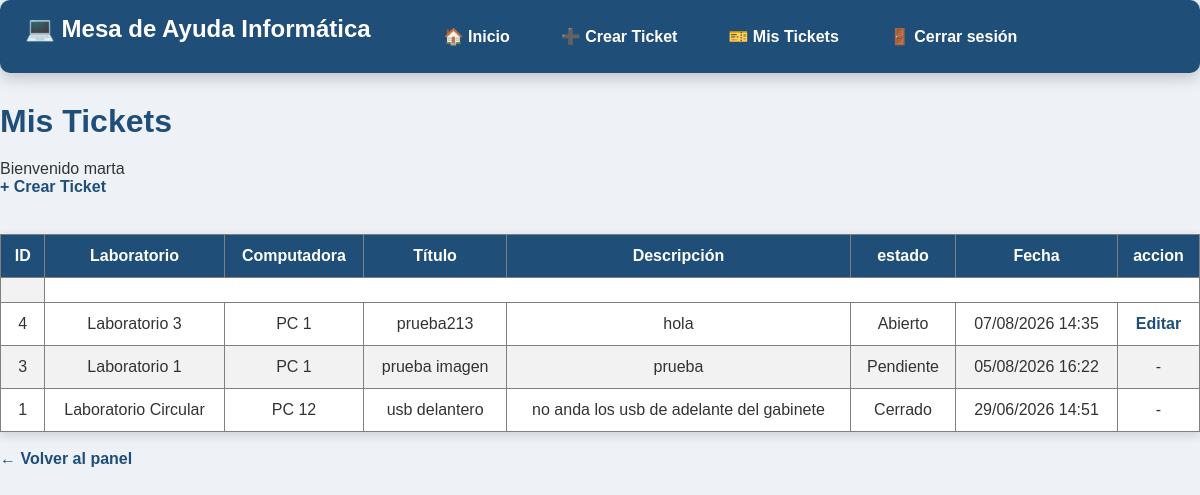
The page /sistemaescuela/profesor/mis_tickets.php (signed in) on the database as committed earlier.
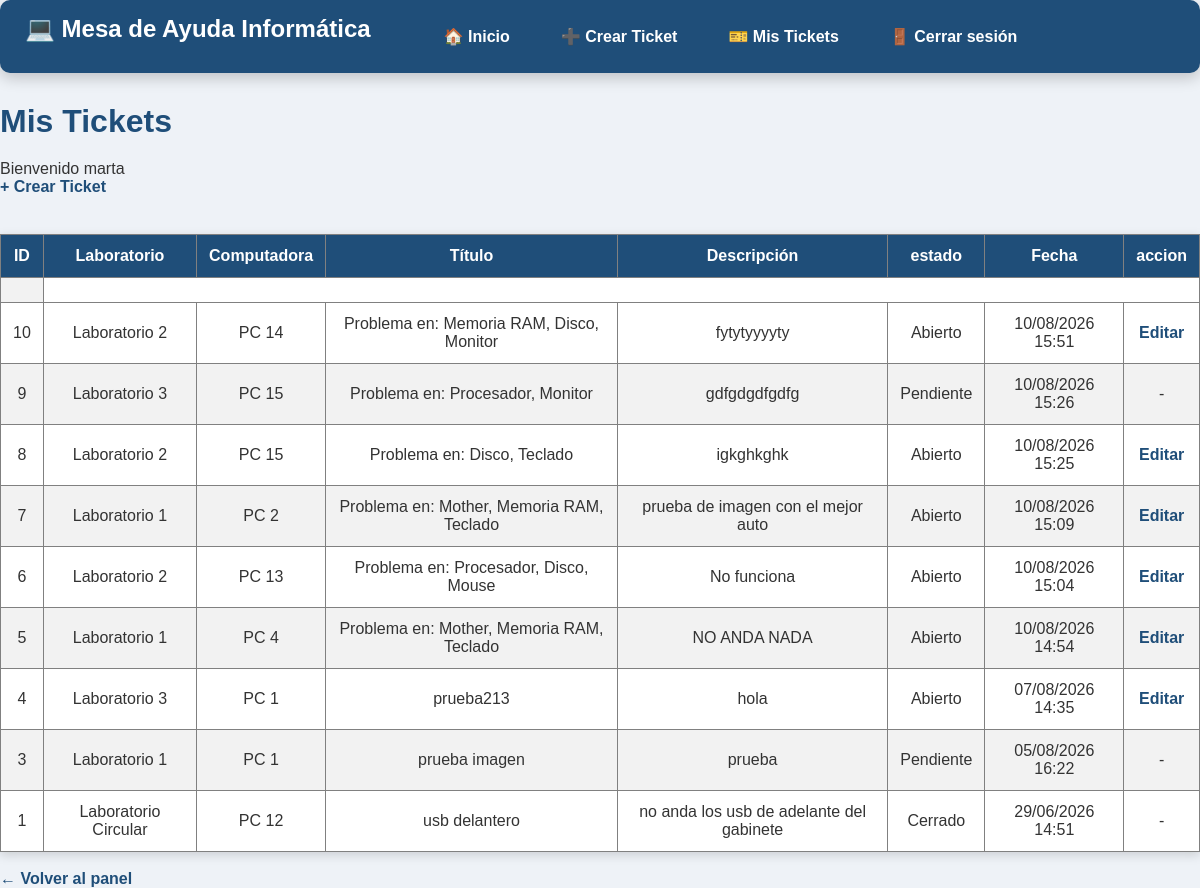
The same page on the database as committed later.
### tables this page shows
CREATE TABLE `tickets` (
  `id_ticket` int(11) NOT NULL,
  `titulo` varchar(100) NOT NULL,
  `descripcion` text NOT NULL,
  `componentes_afectados` text DEFAULT NULL,
  `fecha_creacion` datetime DEFAULT current_timestamp(),
  `estado` enum('Abierto','Pendiente','Cerrado') NOT NULL DEFAULT 'Abierto',
  `id_usuario` int(11) NOT NULL,
  `id_computadora` int(11) DEFAULT NULL,
  `foto` varchar(255) DEFAULT NULL,
  `id_ematp_asignado` int(11) DEFAULT NULL
);

CREATE TABLE `laboratorios` (
  `id_laboratorio` int(11) NOT NULL,
  `nombre` varchar(50) NOT NULL
);

CREATE TABLE `computadoras` (
  `id_computadora` int(11) NOT NULL,
  `numero_pc` int(11) NOT NULL,
  `id_laboratorio` int(11) NOT NULL,
  `estado` enum('Alta','Baja') NOT NULL DEFAULT 'Alta'
);

### sistemaescuela/profesor/mis_tickets.php (the view, shortened to what this page needs)
<?php
include("../conexion/conexion.php");
$id = $_SESSION["id_usuario"];
$sql = "SELECT
            tickets.*,
            computadoras.numero_pc,
            laboratorios.nombre AS laboratorio
        FROM tickets
        INNER JOIN computadoras
            ON tickets.id_computadora = computadoras.id_computadora
        INNER JOIN laboratorios
            ON computadoras.id_laboratorio = laboratorios.id_laboratorio
        WHERE tickets.id_usuario = $id
        ORDER BY tickets.fecha_creacion DESC";
$resultado = mysqli_query($conexion, $sql);
?>
<!DOCTYPE html>
<html lang="es">
<head>
    <link rel="stylesheet" href="../css/estilos.css">
</head>
<body>
<?php include("../includes/menu_profesor.php"); ?>
<h1>Mis Tickets</h1>
<p>Bienvenido <?php echo $_SESSION["nombre"]; ?></p>
<a href="crear_ticket.php">+ Crear Ticket</a>
<br><br>
<table border="1" cellpadding="10">
    <tr>
        <th>ID</th>
        <th>Laboratorio</th>
        <th>Computadora</th>
        <th>Título</th>
        <th>Descripción</th>
        <th>estado</th>
        <th>Fecha</th>
        <th>accion</th>
    </tr>
    <td>
</td>
<?php while ($fila = mysqli_fetch_assoc($resultado)) { ?>
<tr>
    <td>
        <?php echo $fila["id_ticket"]; ?>
    </td>
    <td>
        <?php echo $fila["laboratorio"]; ?>
    </td>
    <td>
        PC <?php echo $fila["numero_pc"]; ?>
    </td>
    <td>
        <?php echo $fila["titulo"]; ?>
    </td>
    <td>
        <?php echo $fila["descripcion"]; ?>
    </td>
    <td>
        <?php echo $fila["estado"]; ?>
    </td>
    <td>
        <?php echo date("d/m/Y H:i", strtotime($fila["fecha_creacion"])); ?>
    </td>
    <td>
        <?php if ($fila["estado"] == "Abierto") { ?>
            <a href="editar_ticket.php?id=<?php echo $fila["id_ticket"]; ?>">
                Editar
            </a>
        <?php } else { ?>
            -
        <?php } ?>
    </td>
</tr>
<?php } ?>
</table>
<br>
<a href="../inicio.php">← Volver al panel</a>
</body>
</html>

Rows that differ between the two databases and show on the page:
added tickets: id_ticket "10", laboratorios.nombre "Laboratorio 2", id_computadora.numero_pc "14", titulo "Problema en: Memoria RAM, Disco, Monitor", descripcion "fytytyyyyty", estado "Abierto", fecha_creacion "10/08/2026 15:51"
added tickets: id_ticket "9", laboratorios.nombre "Laboratorio 3", id_computadora.numero_pc "15", titulo "Problema en: Procesador, Monitor", descripcion "gdfgdgdfgdfg", estado "Pendiente", fecha_creacion "10/08/2026 15:26"
added tickets: id_ticket "8", laboratorios.nombre "Laboratorio 2", id_computadora.numero_pc "15", titulo "Problema en: Disco, Teclado", descripcion "igkghkghk", estado "Abierto", fecha_creacion "10/08/2026 15:25"
added tickets: id_ticket "7", laboratorios.nombre "Laboratorio 1", id_computadora.numero_pc "2", titulo "Problema en: Mother, Memoria RAM, Teclado", descripcion "prueba de imagen con el mejor auto", estado "Abierto", fecha_creacion "10/08/2026 15:09"
added tickets: id_ticket "6", laboratorios.nombre "Laboratorio 2", id_computadora.numero_pc "13", titulo "Problema en: Procesador, Disco, Mouse", descripcion "No funciona", estado "Abierto", fecha_creacion "10/08/2026 15:04"
added tickets: id_ticket "5", laboratorios.nombre "Laboratorio 1", id_computadora.numero_pc "4", titulo "Problema en: Mother, Memoria RAM, Teclado", descripcion "NO ANDA NADA", estado "Abierto", fecha_creacion "10/08/2026 14:54"
